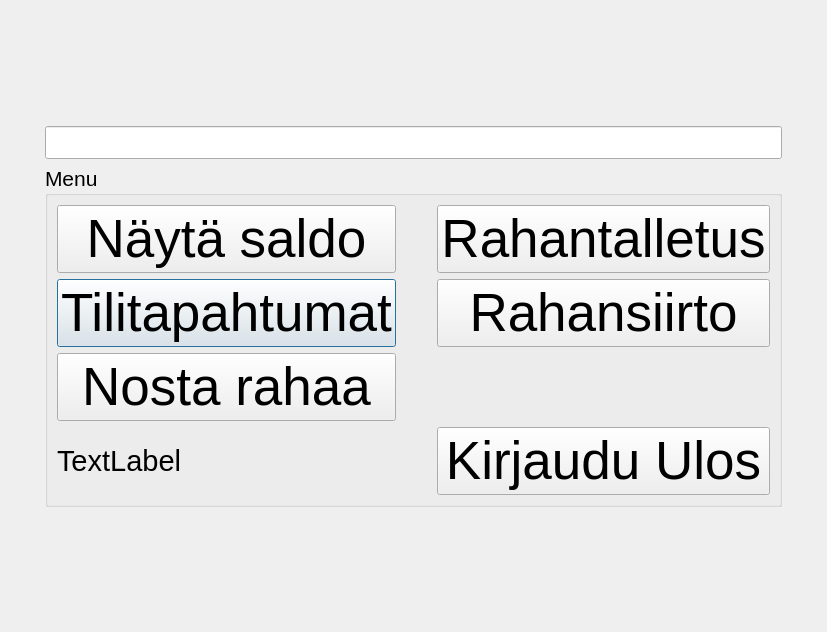
<?xml version="1.0" encoding="UTF-8"?>
<ui version="4.0">
 <class>Menu</class>
 <widget class="QDialog" name="Menu">
  <property name="geometry">
   <rect>
    <x>0</x>
    <y>0</y>
    <width>827</width>
    <height>632</height>
   </rect>
  </property>
  <property name="windowTitle">
   <string>Dialog</string>
  </property>
  <layout class="QGridLayout" name="gridLayout">
   <item row="1" column="1">
    <widget class="QLineEdit" name="lineEdit">
     <property name="font">
      <font>
       <pointsize>16</pointsize>
      </font>
     </property>
    </widget>
   </item>
   <item row="2" column="2">
    <spacer name="horizontalSpacer_2">
     <property name="orientation">
      <enum>Qt::Horizontal</enum>
     </property>
     <property name="sizeHint" stdset="0">
      <size>
       <width>40</width>
       <height>20</height>
      </size>
     </property>
    </spacer>
   </item>
   <item row="2" column="1">
    <widget class="QGroupBox" name="groupBox">
     <property name="font">
      <font>
       <pointsize>16</pointsize>
      </font>
     </property>
     <property name="title">
      <string>Menu</string>
     </property>
     <layout class="QGridLayout" name="gridLayout_2">
      <item row="4" column="1">
       <spacer name="horizontalSpacer_6">
        <property name="orientation">
         <enum>Qt::Horizontal</enum>
        </property>
        <property name="sizeHint" stdset="0">
         <size>
          <width>40</width>
          <height>20</height>
         </size>
        </property>
       </spacer>
      </item>
      <item row="2" column="0">
       <widget class="QPushButton" name="pushButton_tili">
        <property name="font">
         <font>
          <pointsize>40</pointsize>
         </font>
        </property>
        <property name="text">
         <string>Tilitapahtumat</string>
        </property>
       </widget>
      </item>
      <item row="2" column="2">
       <widget class="QPushButton" name="pushButton_siirto">
        <property name="font">
         <font>
          <pointsize>40</pointsize>
         </font>
        </property>
        <property name="text">
         <string>Rahansiirto</string>
        </property>
       </widget>
      </item>
      <item row="4" column="0">
       <widget class="QLabel" name="label_Kayttaja">
        <property name="font">
         <font>
          <pointsize>22</pointsize>
         </font>
        </property>
        <property name="text">
         <string>TextLabel</string>
        </property>
       </widget>
      </item>
      <item row="0" column="2">
       <widget class="QPushButton" name="pushButton_talletus">
        <property name="font">
         <font>
          <pointsize>40</pointsize>
         </font>
        </property>
        <property name="text">
         <string>Rahantalletus</string>
        </property>
       </widget>
      </item>
      <item row="4" column="2">
       <widget class="QPushButton" name="pushButton_ulos">
        <property name="font">
         <font>
          <pointsize>40</pointsize>
         </font>
        </property>
        <property name="text">
         <string>Kirjaudu Ulos</string>
        </property>
       </widget>
      </item>
      <item row="0" column="1">
       <spacer name="horizontalSpacer_3">
        <property name="orientation">
         <enum>Qt::Horizontal</enum>
        </property>
        <property name="sizeHint" stdset="0">
         <size>
          <width>40</width>
          <height>20</height>
         </size>
        </property>
       </spacer>
      </item>
      <item row="3" column="1">
       <spacer name="horizontalSpacer_5">
        <property name="orientation">
         <enum>Qt::Horizontal</enum>
        </property>
        <property name="sizeHint" stdset="0">
         <size>
          <width>40</width>
          <height>20</height>
         </size>
        </property>
       </spacer>
      </item>
      <item row="3" column="0">
       <widget class="QPushButton" name="pushButton_nosto">
        <property name="font">
         <font>
          <pointsize>40</pointsize>
         </font>
        </property>
        <property name="text">
         <string>Nosta rahaa</string>
        </property>
       </widget>
      </item>
      <item row="0" column="0">
       <widget class="QPushButton" name="pushButton_saldo">
        <property name="font">
         <font>
          <pointsize>40</pointsize>
         </font>
        </property>
        <property name="text">
         <string>Näytä saldo</string>
        </property>
       </widget>
      </item>
      <item row="2" column="1">
       <spacer name="horizontalSpacer_4">
        <property name="orientation">
         <enum>Qt::Horizontal</enum>
        </property>
        <property name="sizeHint" stdset="0">
         <size>
          <width>40</width>
          <height>20</height>
         </size>
        </property>
       </spacer>
      </item>
     </layout>
    </widget>
   </item>
   <item row="2" column="0">
    <spacer name="horizontalSpacer">
     <property name="orientation">
      <enum>Qt::Horizontal</enum>
     </property>
     <property name="sizeHint" stdset="0">
      <size>
       <width>40</width>
       <height>20</height>
      </size>
     </property>
    </spacer>
   </item>
   <item row="0" column="1">
    <spacer name="verticalSpacer">
     <property name="orientation">
      <enum>Qt::Vertical</enum>
     </property>
     <property name="sizeHint" stdset="0">
      <size>
       <width>20</width>
       <height>40</height>
      </size>
     </property>
    </spacer>
   </item>
   <item row="3" column="1">
    <spacer name="verticalSpacer_2">
     <property name="orientation">
      <enum>Qt::Vertical</enum>
     </property>
     <property name="sizeHint" stdset="0">
      <size>
       <width>20</width>
       <height>40</height>
      </size>
     </property>
    </spacer>
   </item>
  </layout>
 </widget>
 <resources/>
 <connections/>
</ui>
